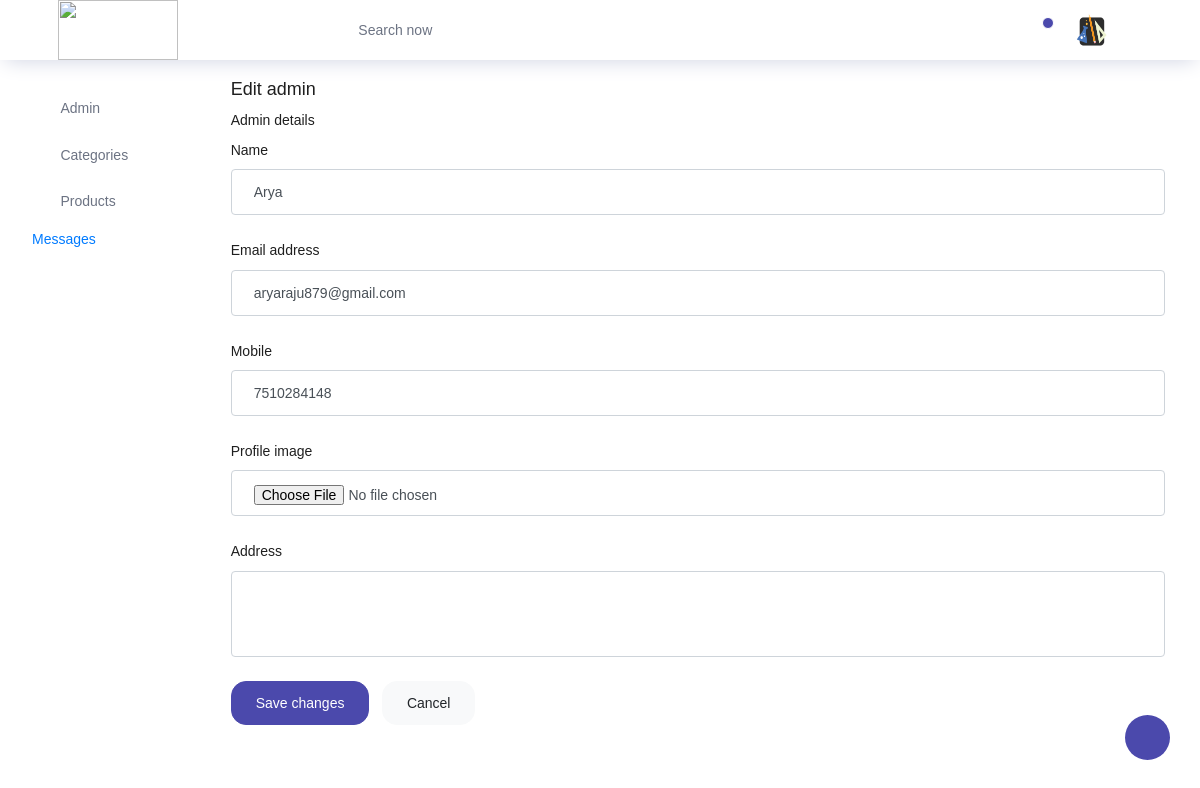
/Adminside/edit_admin/1/, run on the app's committed database.
### Adminside/models.py (models this page shows)
class admin_db(models.Model):
    Name=models.CharField(max_length=15,null=True,blank=True)
    Email_id=models.EmailField(null=True,blank=True)
    Mobile=models.IntegerField(null=True,blank=True)
    Image=models.ImageField(upload_to="profile",null=True,blank=True)
    Address=models.TextField(max_length=20,null=True,blank=True)

### Adminside/views.py (the view)
# urls.py: path('edit_admin/<int:dataid>/',views.edit_admin,name="edit_admin"),
def edit_admin(request,dataid):
    data=admin_db.objects.get(id=dataid)
    print(data)
    return render(request,"edit_admin.html",{'data':data})

### Adminside/templates/edit_admin.html (shortened to what this page needs)
<!DOCTYPE html>
{% extends 'index.html' %}
{% block content %}
<html lang="en">
<head>
</head>
<body>
              <div class="container">
                <div class="card-body">
                  <h4 class="card-title">Edit admin</h4>
                  <p class="card-description">
                    Admin details
                  </p>
                  <form class="forms-sample" method="post" action="{% url 'update_admin' dataid=data.id %}" enctype="multipart/form-data">
                    <div class="form-group">
                      <label for="exampleInputName1">Name</label>
                      <input type="text" class="form-control" id="exampleInputName1" placeholder="Name" name="a_name" value="{{ data.Name }}">
                    </div>
                    <div class="form-group">
                      <label for="exampleInputEmail3">Email address</label>
                      <input type="email" class="form-control" id="exampleInputEmail3" placeholder="Email" name="a_email" value="{{ data.Email_id }}">
                    </div>
                    <div class="form-group">
                      <label for="exampleInputPassword4">Mobile</label>
                      <input type="text" class="form-control" id="exampleInputPassword4" placeholder="mob. number" name="a_mob" value="{{ data.Mobile }}">
                    </div>
                    <div class="form-group">
                      <label>Profile image</label>
                      <input type="file" class="form-control" id="exampleInputPassword1" name="a_img" value="{{ data.Image.url }}">
                    </div>
                    <div class="form-group">
                      <label for="exampleTextarea1">Address</label>
                      <textarea class="form-control" id="exampleTextarea1" rows="4" name="a_adrss" value="{{ data.Address }}"></textarea>
                    </div>
                    <button type="submit" class="btn btn-primary mr-2">Save changes</button>
                    <button class="btn btn-light">Cancel</button>
                  </form>
                </div>
              </div>
</body>
</html>
{% endblock %}

### data on the page
admin_db: a_name "Arya", a_email "aryaraju879@gmail.com", a_mob "7510284148"
